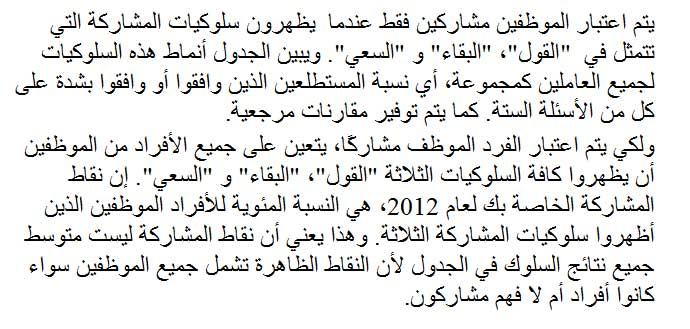
#> input picture document.jpg, 690 x 329 px, given as the content of the folder ./data/, which was not available
$ python new_two.py   (older library calls are emulated)
#> lines starting #> are read from the running program, lines starting #| are printed output that depends on the picture; after the words box and inside, x2 and y2 are one past the last pixel; in counts of white or black regions, pixels touching at a corner belong together; pictures that were not available may be replaced by others from this repository, and a replacement may not be noted
import os
import cv2
import copy
import shutil
import datetime
import numpy as np
import random as rd
import operator as op
import functools as ft
import itertools as it
import collections as col

from skan import csr
from os import listdir
from skimage import morphology
from os.path import isfile, join
from decimal import Decimal, getcontext

from concurrent import futures
from sklearn.cluster import KMeans
from concurrent.futures import ProcessPoolExecutor

# GREEDY APPROACH, 1 MERGE OF TWO LINKS -> RE-CREATE GRAPH, CALCULATE V-SCORES AGAIN THEN MERGE AGAIN
# UNTIL ALL LINKS ARE MERGED, THEN MOVE TO CONFLICT
# THEN STOP --- NEEDS WORK
# ---------------------------------------------------------------------------------
#
# [262 lines left out: functions get_nearby_pixels_two_edges, get_nearby_pixels, calculate_abs_angle, calculate_edge_scores, create_v_scores, calculate_junctions_t_scores and 1 more, not called in this run]


# ---------------------------------------------------------------------------------
# document pre processing
def pre_process(path, file_name):
#> called with path = './data/document.jpg', file_name = 'results/document'
    def cluster_elements(all_stats):
        n_clusters = 9
        data_list = [stat[5] for stat in all_stats]
        # print('data_list=', data_list)
        data = np.asarray(data_list).reshape(-1, 1)
        k_means = KMeans(n_clusters=n_clusters)
        k_means.fit(data)
        y_k_means = k_means.predict(data)

        cluster_size = [len(list(filter(lambda x: x == i, y_k_means))) for i in range(n_clusters)]
        # print('cluster_size=', cluster_size)
        # print('y_k_means=', list(y_k_means))
        cluster_total = [ft.reduce(lambda x, y: x + y[1] if y[0] == i else x, zip(list(y_k_means), data_list), 0)
                         for i in range(n_clusters)]
        minimum_cluster = np.argmin([x[1]/x[0] for x in zip(cluster_size, cluster_total)])
        # print('cluster_total=', cluster_total)
        # print('min_cluster=', minimum_cluster)
        # exit()
        return y_k_means, minimum_cluster

    # load image as gray-scale,

    image = cv2.imread(path, cv2.IMREAD_GRAYSCALE)
    cv2.imwrite('./' + file_name + '/original_image.png', image)
    cv2.imwrite('./' + file_name + '/original_image.png_inverted', 255 - image)
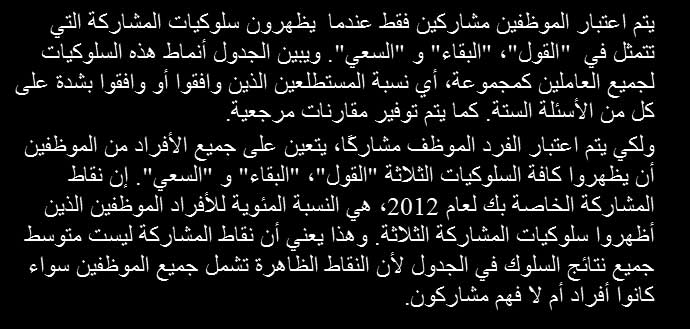
#> saved as original_image.png_inverted: shape (329, 690); min 0, max 255, mean 22.9
    # image = cv2.erode(image, np.ones((3, 3), np.uint8), iterations=3)
    # cv2.imwrite('./' + file_name + '/dilated_image.png', image)
    # using gaussian adaptive thresholding
    image = cv2.adaptiveThreshold(image, 1, cv2.ADAPTIVE_THRESH_GAUSSIAN_C, cv2.THRESH_BINARY_INV, 255, 9)
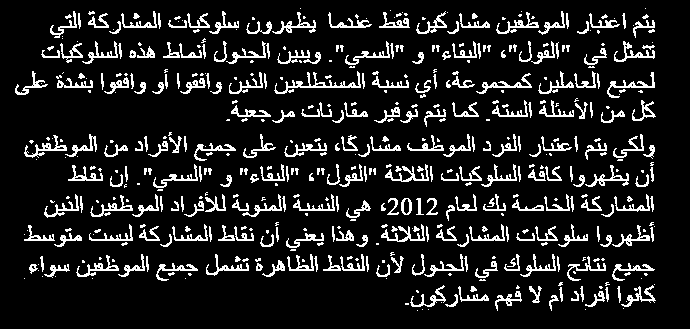
#> image: shape (329, 690); values 0 (black) and 1 (white), 12.1% white in thin lines or dots, all inside (x1, y1, x2, y2) = (15, 8, 656, 311)
    cv2.imwrite('./' + file_name + '/gaus.png', image * 255)
    cv2.imwrite('./' + file_name + '/gaus_inverted.png', 255 - image * 255)
    # convert to binary using otsu binarization
    # image = cv2.threshold(image, 0, 1, cv2.THRESH_BINARY | cv2.THRESH_OTSU)[1]
    # remove small connected components - aim for smallest 10% and in an increasing step until 2x size
    num_labels, labels, stats, centroids = cv2.connectedComponentsWithStats(image, connectivity=8, ltype=cv2.CV_32S)
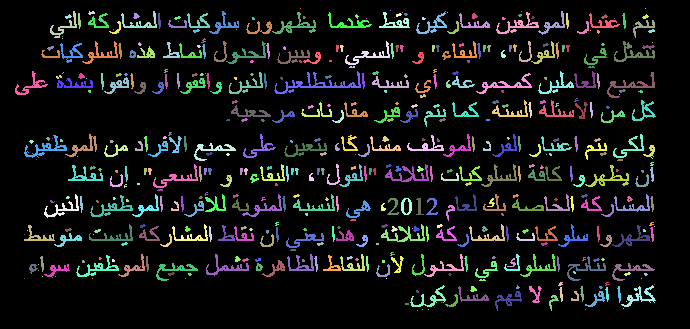
#> labels: shape (329, 690) int32; 507 distinct labels, from 0 to 506; one colour per label, 0 black
#> num_labels = 507; stats = 507 rows, first 6: [0, 0, 690, 329, 199478], [300, 8, 1, 1, 1], [645, 8, 1, 1, 1], [50, 11, 27, 27, 156], [88, 11, 7, 4, 18], [121, 11, 36, 17, 174]; centroids = 507 pairs, first value 24 to 654, second value 8 to 310
    stats = np.asarray([np.append(stat[0], stat[1]) for stat in zip(range(num_labels), stats)])
#> stats = 507 rows, first 6: [0, 0, 0, 690, 329, 199478], [1, 300, 8, 1, 1, 1], [2, 645, 8, 1, 1, 1], [3, 50, 11, 27, 27, 156], [4, 88, 11, 7, 4, 18], [5, 121, 11, 36, 17, 174]

    results, min_cluster = cluster_elements(stats)
#> in cluster_elements, `data_list = [stat[5] for stat in all_stats]`: data_list = 507 values, max 199478 at index 0, min 1 at index 1, mean 447.8
#> in cluster_elements, `data = np.asarray(data_list).reshape(-1, 1)`: data has the same summary as data_list
#> in cluster_elements, `y_k_means = k_means.predict(data)`: y_k_means = 507 values, max 8 at index 118, min 0 at index 4, mean 2.96
#> in cluster_elements, `cluster_size = [len(list(filter(lambda x: x == i, y_k_means))) for i i..`: cluster_size = [156, 1, 31, 47, 181, 11, 45, 34, 1]
#> in cluster_elements, `cluster_total = [ft.reduce(lambda x, y: x + y[1] if y[0] == i else x, ..`: cluster_total = [4007, 199478, 5985, 5215, 1275, 2643, 2806, 5174, 427]
#> in cluster_elements, `minimum_cluster = np.argmin([x[1]/x[0] for x in zip(cluster_size, clus..`: minimum_cluster = 4
#> results has the same summary as y_k_means in cluster_elements; min_cluster = 4
    index = 0
    time_print('elements to be deleted: ' + str(np.count_nonzero(results == 0)))
    for clustered in results:
        if clustered == min_cluster:
            # print('deleted:', index, 'size=', stats[index, 5])
            labels[labels == index] = 0
        index += 1
#> this loop made 507 passes
#> clustered on passes 2 to 4: 4, 4, 7
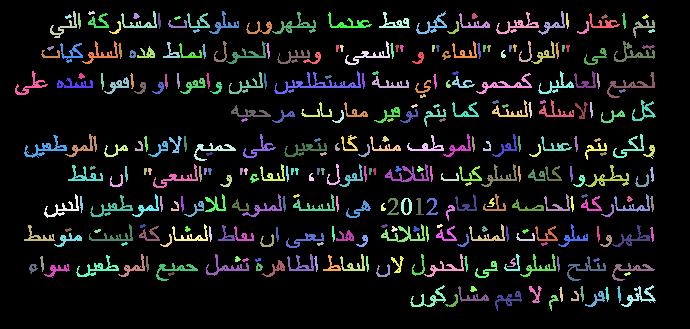
#> labels: shape (329, 690) int32; 326 distinct labels, from 0 to 498; one colour per label, 0 black
#> after the loop, index = 507

    labels[labels != 0] = 1
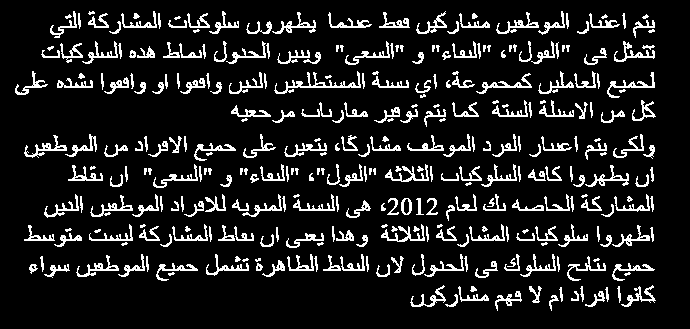
#> labels: shape (329, 690) int32; values 0 (black) and 1 (white), 11.6% white in thin lines or dots, all inside (x1, y1, x2, y2) = (15, 11, 656, 311)
    # cv2.namedWindow('image')
    # cv2.imshow('image', image * 255)
    image_no_tiny_elements = op.and_(image, labels.astype(np.uint8))
    # [16 lines of commented-out code are left out]
    white_border_added_image = cv2.copyMakeBorder(image, 29, 29, 29, 29, cv2.BORDER_CONSTANT, None, 0)
#> white_border_added_image: shape (387, 748); values 0 (black) and 1 (white), 9.5% white in thin lines or dots, all inside (x1, y1, x2, y2) = (44, 37, 685, 340)
    white_border_added_image_no_tiny_elements = cv2.copyMakeBorder(image_no_tiny_elements, 29, 29, 29, 29,
                                                                   cv2.BORDER_CONSTANT, None, 0)
#> white_border_added_image_no_tiny_elements: shape (387, 748); values 0 (black) and 1 (white), 9.1% white in thin lines or dots, all inside (x1, y1, x2, y2) = (44, 40, 685, 340)
    # on top of that add black border of size 1
    black_border_added = cv2.copyMakeBorder(white_border_added_image, 1, 1, 1, 1, cv2.BORDER_CONSTANT, None, 1)
#> black_border_added: shape (389, 750); values 0 (black) and 1 (white), 10.2% white in thin lines or dots
    black_border_added_no_tiny_elements = cv2.copyMakeBorder(white_border_added_image_no_tiny_elements,
                                                             1, 1, 1, 1, cv2.BORDER_CONSTANT, None, 1)
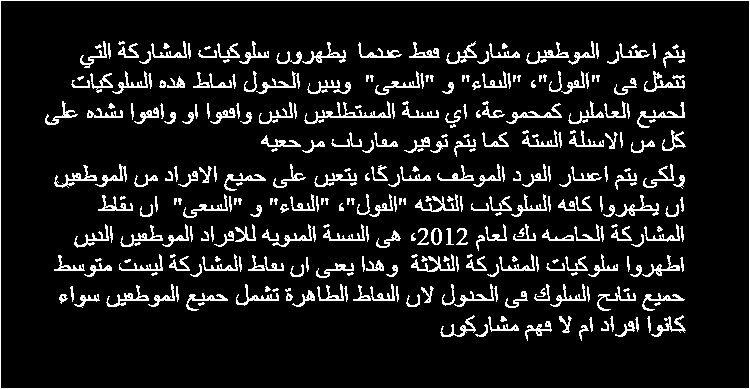
#> black_border_added_no_tiny_elements: shape (389, 750); values 0 (black) and 1 (white), 9.8% white in thin lines or dots
    # invert images (now black is black and white is white)
    black_border_added = 1 - black_border_added
#> black_border_added: shape (389, 750); values 0 (black) and 1 (white), 89.8% white; black in thin lines or dots
    black_border_added_no_tiny_elements = 1 - black_border_added_no_tiny_elements
#> black_border_added_no_tiny_elements: shape (389, 750); values 0 (black) and 1 (white), 90.2% white; black in thin lines or dots

    cv2.imwrite('./' + file_name + '/preprocessed_image.png', black_border_added * 255)
    cv2.imwrite('./' + file_name + '/preprocessed_image_inverted.png', 255 - black_border_added * 255)

    cv2.imwrite('./' + file_name + '/preprocessed_image_no_tiny_elements.png', black_border_added_no_tiny_elements * 255)
    cv2.imwrite('./' + file_name + '/preprocessed_image_no_tiny_elements_inverted.png',
                255 - black_border_added_no_tiny_elements * 255)

    return black_border_added, black_border_added_no_tiny_elements


# ---------------------------------------------------------------------------------
# returns for edge (u,v) its shortest connected list of pixels from pixel u to pixel v
# [67 lines left out: functions edge_bfs, connected_candidates, not called in this run]


# ---------------------------------------------------------------------------------
# All vertexes with one degree (take part of one edge only) - they are removed
# All vertexes with two degree (take part of two edges exactly) - they are merged
# if three edges create a three edged circle: (u,v) (v,w) (w,u), we remove (w,u)
# this is done iteratively, until all vertexes have a degree of three or more!
def prune_graph(skeleton, iter_index, file_name, prune_circle=True):
    # [18 lines left out: functions in_bounds, add_range, unique_rows, not called in this run]

    def identical(e1, e2):
        return e1[0] == e2[0] and e1[1] == e2[1]

    cv2.imwrite('./' + file_name + '/skel_' + str(iter_index) + '.png', skeleton.astype(np.uint8) * 255)
    cv2.imwrite('./' + file_name + '/skel_' + str(iter_index) + '_inverted.png', 255 - skeleton.astype(np.uint8) * 255)
    # important! removes pixels due to vertex removal from previous iteration
    skeleton = morphology.skeletonize(skeleton)

    branch_data = csr.summarise(skeleton)
    coords_cols = (['img-coord-0-%i' % i for i in [1, 0]] +
                   ['img-coord-1-%i' % i for i in [1, 0]])
    # removes duplicate entries! for some reason they are present in the result
    coords = unique_rows(branch_data[coords_cols].values).reshape((-1, 2, 2))
    try_again = False

    len_before = len(coords)
    excludes = [(0, 0), (skeleton.shape[1], 0), (0, skeleton.shape[0]), (skeleton.shape[1], skeleton.shape[0])]
    exclude = []
    excluded = []
    for ex in excludes:
        exclude.extend(add_range(ex))

    done = False
    while not done:
        changed = False
        flat_coords = [tuple(val) for sublist in coords for val in sublist]
        unique_flat_coords = list(set(flat_coords))
        current = 0
        while not changed and current < len(unique_flat_coords):
            item = unique_flat_coords[current]
            current += 1
            # print('item=', item, 'count=', flat_coords.count(item))
            # 1 degree vertexes are to be removed from graph
            if flat_coords.count(item) < 2:
                # print('item=', item)
                if item in exclude:
                    excluded.append((item[1], item[0]))
                    continue
                changed = True
                coords = list(filter(lambda x: tuple(x[0]) != item and tuple(x[1]) != item, coords))
                # print('flat_coords.count(item)=', flat_coords.count(item), 'fc=', fc)
            # 2 degree vertexes need their edges to be merged
            elif flat_coords.count(item) == 2:
                changed = True
                fc = list(filter(lambda x: tuple(x[0]) == item or tuple(x[1]) == item, coords))
                # print('flat_coords.count(item)=', flat_coords.count(item), 'fc=', fc)
                if len(fc) != 2:
                    print('item=', item, 'fc=', fc)
                coords = list(filter(lambda x: tuple(x[0]) != item and tuple(x[1]) != item, coords))
                e1_s = fc[0][0]
                e1_e = fc[0][1]
                e2_s = fc[1][0]
                e2_e = fc[1][1]
                if ft.reduce(op.and_, map(lambda e: e[0] == e[1], zip(e1_s, e2_s))) and \
                        not identical(e1_e, e2_e):
                    coords.append(np.array([e1_e, e2_e]))
                elif ft.reduce(op.and_, map(lambda e: e[0] == e[1], zip(e1_s, e2_e))) and \
                        not identical(e1_e, e2_s):
                    coords.append(np.array([e1_e, e2_s]))
                elif ft.reduce(op.and_, map(lambda e: e[0] == e[1], zip(e1_e, e2_s))) and \
                        not identical(e1_s, e2_e):
                    coords.append(np.array([e1_s, e2_e]))
                elif ft.reduce(op.and_, map(lambda e: e[0] == e[1], zip(e1_e, e2_e))) and \
                        not identical(e1_s, e2_s):
                    coords.append(np.array([e1_s, e2_s]))
                else:
                    changed = False
        if not changed:
            done = True
            time_print('before= ' + str(len_before) + ' after= ' + str(len(coords)))
            try_again = len_before != len(coords)

    tmp_skel = copy.deepcopy(skeleton)
    for coord in coords:
        start, end = coord
        start = (start[1], start[0])
        end = (end[1], end[0])
        # print(start, end)
        start_neighborhood = connected_candidates(start, skeleton)
        end_neighborhood = connected_candidates(end, skeleton)
        for point in start_neighborhood + end_neighborhood:
            tmp_skel[point] = False
        tmp_skel[start] = False
        tmp_skel[end] = False

    results = []
    results_dict = dict()
    for edge in coords:
        start, end = edge
        start = (start[1], start[0])
        end = (end[1], end[0])
        start_neighborhood = connected_candidates(start, skeleton)
        end_neighborhood = connected_candidates(end, skeleton)
        for point in start_neighborhood + end_neighborhood:
            tmp_skel[point] = True
        tmp_skel[start] = True
        tmp_skel[end] = True
        _, _, result = edge_bfs(start, end, tmp_skel)
        start_neighborhood = connected_candidates(start, skeleton)
        end_neighborhood = connected_candidates(end, skeleton)
        for point in start_neighborhood + end_neighborhood:
             tmp_skel[point] = False
        tmp_skel[start] = False
        tmp_skel[end] = False
        results.append((start, end, result))
        results_dict[(start, end)] = result

    # filter out circles -> (u,v) (v,w) (w,u), then (w,u) is removed
    # (w,u) is the longest line out of the three in a 3-edge circle
    remove_candidates = set()
    for result in results_dict.keys():
        v, u = result
        candidates_v = [e for e in results_dict.keys() if v in e and u not in e]
        candidates_v_w = [e[0] if e[1] == v else e[1] for e in candidates_v]
        candidates_u = [e for e in results_dict.keys() if u in e and v not in e]
        candidates_u_w = [e[0] if e[1] == u else e[1] for e in candidates_u]
        for vw in candidates_v_w:
            for uw in candidates_u_w:
                if vw == uw:
                    w = vw
                    if (v, u) in results_dict.keys():
                        candidate_vu = (v, u)
                        len_vu = len(results_dict[(v, u)])
                    else:
                        candidate_vu = (u, v)
                        len_vu = len(results_dict[(u, v)])

                    if (w, v) in results_dict.keys():
                        candidate_wv = (w, v)
                        len_wv = len(results_dict[(w, v)])
                    else:
                        candidate_wv = (v, w)
                        len_wv = len(results_dict[(v, w)])

                    if (u, w) in results_dict.keys():
                        candidate_uw = (u, w)
                        len_uw = len(results_dict[(u, w)])
                    else:
                        candidate_uw = (w, u)
                        len_uw = len(results_dict[(w, u)])
                    if len_vu > len_uw and len_vu > len_wv:
                        remove_candidates.add(candidate_vu)
                    elif len_uw > len_vu and len_uw > len_wv:
                        remove_candidates.add(candidate_uw)
                    elif len_wv > len_vu and len_wv > len_vu:
                        remove_candidates.add(candidate_wv)
    # remove all edges that create a 3-edged circle,
    # for each edge the removed edge is the longest of all 3-edges of the circle
    time_print('removing circles ...')
    remove_items = [(edge[0], edge[1], results_dict.pop(edge)) for edge in remove_candidates]
    # if no edge was removed above, but a circle is removed, we need a new iteration due to changes.
    if remove_items:
        try_again = True
    time_print('before= ' + str(len(results)) + ' to_remove= ' + str(len(remove_items)))
    results = list(filter(lambda element: element not in remove_items, results))

    # create new skeleton following graph pruning
    skel = np.zeros_like(skeleton)
    for result in results:
        u, v, pixel_list = result
        for point in pixel_list:
            skel[point] = True

    return skel, results, excluded, try_again


# ---------------------------------------------------------------------------------
# time print - add time to printout
def time_print(msg):
    print('[' + str(datetime.datetime.now()) + ']', msg)


# ---------------------------------------------------------------------------------
# extract local maxima pixels
def calculate_local_maxima_mask(image):
    def uint8_array(rows):
        return np.array(rows).astype(np.uint8)

    base = list(map(uint8_array, [
        [
            [0, 0, 0, 1, 0],
            [0, 0, 0, 0, 0],
            [0, 0, 0, 0, 0],
            [0, 0, 0, 0, 0],
            [0, 1, 0, 0, 0],
        ],
        [
            [0, 1, 0, 0, 0],
            [0, 0, 0, 0, 0],
            [0, 0, 0, 0, 0],
            [0, 0, 0, 0, 0],
            [0, 0, 0,  1, 0],
        ],
        [
            [0, 0, 1, 0, 0],
            [0, 0, 0, 0, 0],
            [0, 0, 0, 0, 0],
            [0, 0, 0, 0, 0],
            [0, 0, 1, 0, 0],
        ],
    ]))

    kernels = [mat for mat in base + [mat.T for mat in base]]

    local_maxima_result = (image > cv2.dilate(image, kernel)
                           for kernel in kernels)

    return ft.reduce(op.or_, local_maxima_result).astype(np.uint8)


# ---------------------------------------------------------------------------------
# ridge extraction
def ridge_extraction(image_preprocessed):
    # apply distance transform then normalize image for viewing
    dist_transform = cv2.distanceTransform(image_preprocessed, cv2.DIST_L2, cv2.DIST_MASK_PRECISE)
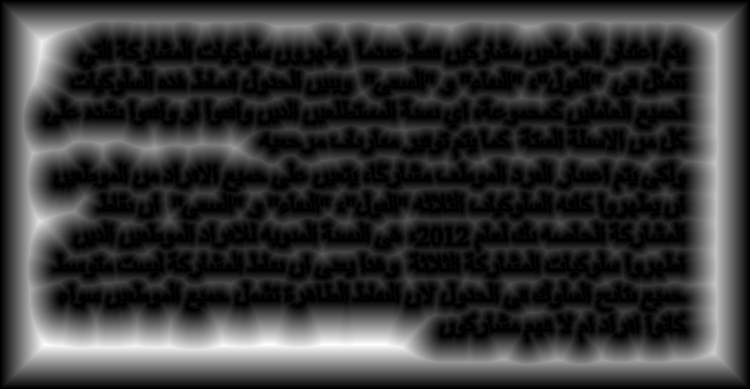
#> dist_transform: shape (389, 750) float32; min 0, max 44, mean 9.2; drawn with min black and max white

    # normalize distance transform to be of values [0,1]
    normalized_dist_transform = cv2.normalize(dist_transform, None, 0, 1.0, cv2.NORM_MINMAX)

    # extract local maxima pixels -- "ridge pixels"
    dist_maxima_mask = calculate_local_maxima_mask(normalized_dist_transform)
#> (the rest of the program and of its run is left out)
